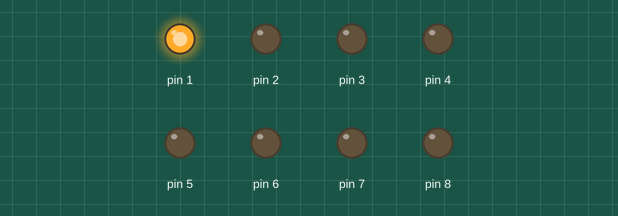
Bench run of a sketch on a simulated Arduino Uno, built with avr-gcc and run on an emulated ATmega328P. Parts: output pins drawn as LEDs (lit = HIGH).

Above: at 0.05 s.
At 4.95 s:
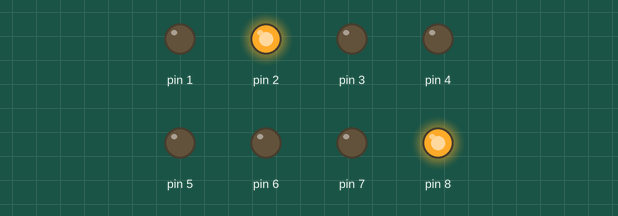
At 9.95 s:
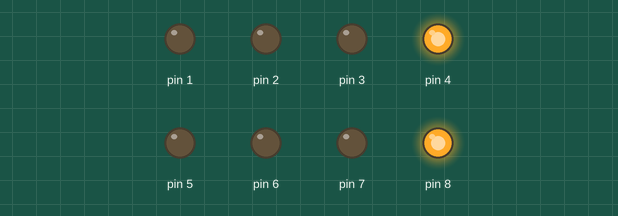
At 19.95 s:
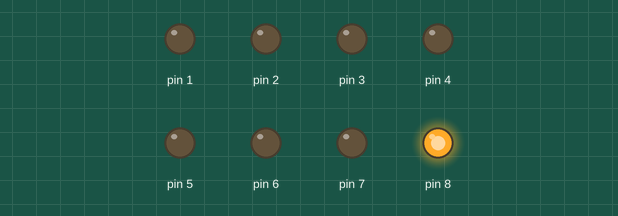
At 29.85 s:
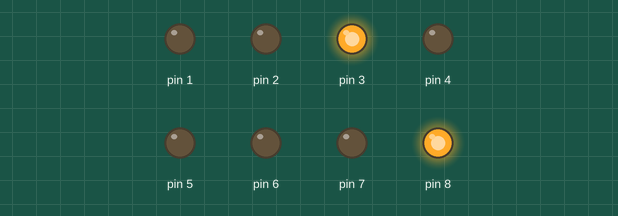
At 39.85 s:
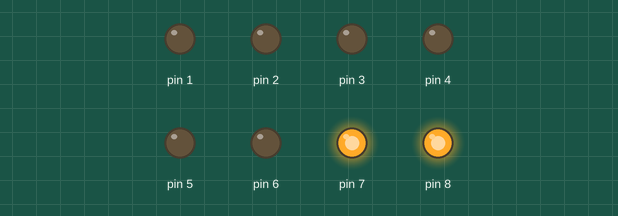
Timing chart, 0 to 40.0 s (numbered marks = the images above):
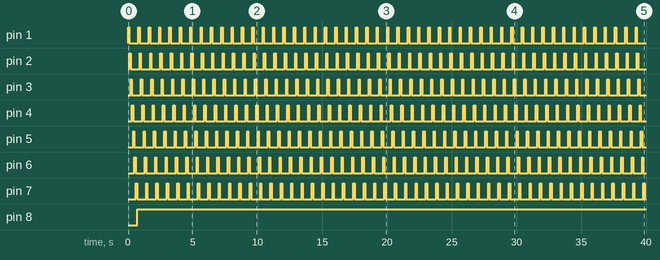

Measured:
- by itself, pin 1–7: alternates HIGH for 0.10 s and LOW for 0.70 s
- by itself, pin 8: LOW → HIGH at 0.70 s

The sketch:

sketch_apr26a.ino
```cpp
void setup() {
  // put your setup code here, to run once:
  for(int i=1;i<9;i++)
    pinMode(i,OUTPUT);
}


////B1
//void loop() {
//  // put your main code here, to run repeatedly:
//  for(int i = 1; i<9; i++){
//    digitalWrite(i, 1);
//  }
//  delay(1000);
//   for(int i = 1; i<9; i++){
//    digitalWrite(i, 0);
//  }
//  delay(1000);
//}


////B2
//void loop() {
//  // put your main code here, to run repeatedly:
//  for(int i = 1; i<9; i++){
//    digitalWrite(i, HIGH);
//    delay(100);
//  }
//   for(int i = 8; i>=1; i--){
//    digitalWrite(i, LOW);
//    delay(100);
//  }
//
//}


////B3
//void loop(){
//  for(int i=0;i<9;i++){
//    digitalWrite(i,HIGH);
//    delay(100);
//    digitalWrite(i,LOW);
//  }
//  for(int i=8;i>=1;i--){
//    digitalWrite(i,HIGH);
//    delay(100);
//    digitalWrite(i,LOW);
//  }
//}


//B4(water)
void loop(){
  int l=8;
  if(l == 1){
     l = 8;
      for(int i = 1; i <= 8; i++)
     digitalWrite(i, LOW);
  }
  for(int i = 1; i <= l; i++){
     digitalWrite(i, HIGH);
     delay(100);
     if(i != l){
     digitalWrite(i, LOW);
     }
  }
  l--;
}
```
